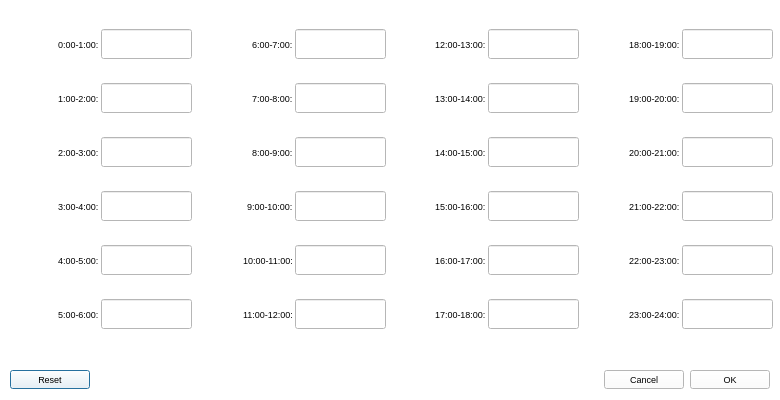
<?xml version="1.0" encoding="UTF-8"?>
<ui version="4.0">
 <class>SetRateDialog</class>
 <widget class="QDialog" name="SetRateDialog">
  <property name="geometry">
   <rect>
    <x>0</x>
    <y>0</y>
    <width>780</width>
    <height>400</height>
   </rect>
  </property>
  <property name="minimumSize">
   <size>
    <width>780</width>
    <height>400</height>
   </size>
  </property>
  <property name="windowTitle">
   <string>Dialog</string>
  </property>
  <property name="styleSheet">
   <string notr="true">background-color: rgb(255, 255, 255);</string>
  </property>
  <layout class="QVBoxLayout" name="verticalLayout_10">
   <property name="spacing">
    <number>0</number>
   </property>
   <property name="leftMargin">
    <number>0</number>
   </property>
   <property name="topMargin">
    <number>0</number>
   </property>
   <property name="rightMargin">
    <number>0</number>
   </property>
   <property name="bottomMargin">
    <number>0</number>
   </property>
   <item>
    <widget class="QWidget" name="wdg_srd_main" native="true">
     <layout class="QVBoxLayout" name="verticalLayout" stretch="2,0">
      <property name="spacing">
       <number>0</number>
      </property>
      <property name="leftMargin">
       <number>0</number>
      </property>
      <property name="topMargin">
       <number>0</number>
      </property>
      <property name="rightMargin">
       <number>0</number>
      </property>
      <property name="bottomMargin">
       <number>0</number>
      </property>
      <item>
       <widget class="QWidget" name="wdg_srd_2" native="true">
        <layout class="QHBoxLayout" name="horizontalLayout_6" stretch="1,1,1,1">
         <property name="spacing">
          <number>5</number>
         </property>
         <property name="leftMargin">
          <number>5</number>
         </property>
         <property name="topMargin">
          <number>5</number>
         </property>
         <property name="rightMargin">
          <number>5</number>
         </property>
         <property name="bottomMargin">
          <number>5</number>
         </property>
         <item>
          <widget class="QWidget" name="wdg_srd_2_1" native="true">
           <layout class="QHBoxLayout" name="horizontalLayout_2" stretch="1,1">
            <property name="spacing">
             <number>2</number>
            </property>
            <property name="leftMargin">
             <number>2</number>
            </property>
            <property name="topMargin">
             <number>0</number>
            </property>
            <property name="rightMargin">
             <number>2</number>
            </property>
            <property name="bottomMargin">
             <number>0</number>
            </property>
            <item>
             <layout class="QVBoxLayout" name="verticalLayout_3">
              <property name="spacing">
               <number>0</number>
              </property>
              <item alignment="Qt::AlignRight">
               <widget class="QLabel" name="lab_time_1">
                <property name="minimumSize">
                 <size>
                  <width>0</width>
                  <height>30</height>
                 </size>
                </property>
                <property name="maximumSize">
                 <size>
                  <width>16777215</width>
                  <height>30</height>
                 </size>
                </property>
                <property name="font">
                 <font>
                  <pointsize>7</pointsize>
                 </font>
                </property>
                <property name="text">
                 <string>0:00-1:00:</string>
                </property>
               </widget>
              </item>
              <item alignment="Qt::AlignRight">
               <widget class="QLabel" name="lab_time_2">
                <property name="minimumSize">
                 <size>
                  <width>0</width>
                  <height>30</height>
                 </size>
                </property>
                <property name="maximumSize">
                 <size>
                  <width>16777215</width>
                  <height>30</height>
                 </size>
                </property>
                <property name="font">
                 <font>
                  <pointsize>7</pointsize>
                 </font>
                </property>
                <property name="text">
                 <string>1:00-2:00:</string>
                </property>
               </widget>
              </item>
              <item alignment="Qt::AlignRight">
               <widget class="QLabel" name="lab_time_3">
                <property name="minimumSize">
                 <size>
                  <width>0</width>
                  <height>30</height>
                 </size>
                </property>
                <property name="maximumSize">
                 <size>
                  <width>16777215</width>
                  <height>30</height>
                 </size>
                </property>
                <property name="font">
                 <font>
                  <pointsize>7</pointsize>
                 </font>
                </property>
                <property name="text">
                 <string>2:00-3:00:</string>
                </property>
               </widget>
              </item>
              <item alignment="Qt::AlignRight">
               <widget class="QLabel" name="lab_time_4">
                <property name="minimumSize">
                 <size>
                  <width>0</width>
                  <height>30</height>
                 </size>
                </property>
                <property name="maximumSize">
                 <size>
                  <width>16777215</width>
                  <height>30</height>
                 </size>
                </property>
                <property name="font">
                 <font>
                  <pointsize>7</pointsize>
                 </font>
                </property>
                <property name="text">
                 <string>3:00-4:00:</string>
                </property>
               </widget>
              </item>
              <item alignment="Qt::AlignRight">
               <widget class="QLabel" name="lab_time_5">
                <property name="minimumSize">
                 <size>
                  <width>0</width>
                  <height>30</height>
                 </size>
                </property>
                <property name="maximumSize">
                 <size>
                  <width>16777215</width>
                  <height>30</height>
                 </size>
                </property>
                <property name="font">
                 <font>
                  <pointsize>7</pointsize>
                 </font>
                </property>
                <property name="text">
                 <string>4:00-5:00:</string>
                </property>
               </widget>
              </item>
              <item alignment="Qt::AlignRight">
               <widget class="QLabel" name="lab_time_6">
                <property name="minimumSize">
                 <size>
                  <width>0</width>
                  <height>30</height>
                 </size>
                </property>
                <property name="maximumSize">
                 <size>
                  <width>16777215</width>
                  <height>30</height>
                 </size>
                </property>
                <property name="font">
                 <font>
                  <pointsize>7</pointsize>
                 </font>
                </property>
                <property name="text">
                 <string>5:00-6:00:</string>
                </property>
               </widget>
              </item>
             </layout>
            </item>
            <item>
             <layout class="QVBoxLayout" name="verticalLayout_2">
              <property name="spacing">
               <number>0</number>
              </property>
              <item>
               <widget class="QLineEdit" name="edit_rate_1">
                <property name="minimumSize">
                 <size>
                  <width>0</width>
                  <height>30</height>
                 </size>
                </property>
                <property name="maximumSize">
                 <size>
                  <width>100</width>
                  <height>30</height>
                 </size>
                </property>
                <property name="font">
                 <font>
                  <pointsize>7</pointsize>
                 </font>
                </property>
               </widget>
              </item>
              <item>
               <widget class="QLineEdit" name="edit_rate_2">
                <property name="minimumSize">
                 <size>
                  <width>0</width>
                  <height>30</height>
                 </size>
                </property>
                <property name="maximumSize">
                 <size>
                  <width>100</width>
                  <height>30</height>
                 </size>
                </property>
                <property name="font">
                 <font>
                  <pointsize>7</pointsize>
                 </font>
                </property>
               </widget>
              </item>
              <item>
               <widget class="QLineEdit" name="edit_rate_3">
                <property name="minimumSize">
                 <size>
                  <width>0</width>
                  <height>30</height>
                 </size>
                </property>
                <property name="maximumSize">
                 <size>
                  <width>100</width>
                  <height>30</height>
                 </size>
                </property>
                <property name="font">
                 <font>
                  <pointsize>7</pointsize>
                 </font>
                </property>
               </widget>
              </item>
              <item>
               <widget class="QLineEdit" name="edit_rate_4">
                <property name="minimumSize">
                 <size>
                  <width>0</width>
                  <height>30</height>
                 </size>
                </property>
                <property name="maximumSize">
                 <size>
                  <width>100</width>
                  <height>30</height>
                 </size>
                </property>
                <property name="font">
                 <font>
                  <pointsize>7</pointsize>
                 </font>
                </property>
               </widget>
              </item>
              <item>
               <widget class="QLineEdit" name="edit_rate_5">
                <property name="minimumSize">
                 <size>
                  <width>0</width>
                  <height>30</height>
                 </size>
                </property>
                <property name="maximumSize">
                 <size>
                  <width>100</width>
                  <height>30</height>
                 </size>
                </property>
                <property name="font">
                 <font>
                  <pointsize>7</pointsize>
                 </font>
                </property>
               </widget>
              </item>
              <item>
               <widget class="QLineEdit" name="edit_rate_6">
                <property name="minimumSize">
                 <size>
                  <width>0</width>
                  <height>30</height>
                 </size>
                </property>
                <property name="maximumSize">
                 <size>
                  <width>100</width>
                  <height>30</height>
                 </size>
                </property>
                <property name="font">
                 <font>
                  <pointsize>7</pointsize>
                 </font>
                </property>
               </widget>
              </item>
             </layout>
            </item>
           </layout>
          </widget>
         </item>
         <item>
          <widget class="QWidget" name="wdg_srd_2_2" native="true">
           <property name="styleSheet">
            <string notr="true"/>
           </property>
           <layout class="QHBoxLayout" name="horizontalLayout_3" stretch="1,1">
            <property name="spacing">
             <number>2</number>
            </property>
            <property name="leftMargin">
             <number>2</number>
            </property>
            <property name="topMargin">
             <number>0</number>
            </property>
            <property name="rightMargin">
             <number>2</number>
            </property>
            <property name="bottomMargin">
             <number>0</number>
            </property>
            <item>
             <layout class="QVBoxLayout" name="verticalLayout_4">
              <property name="spacing">
               <number>0</number>
              </property>
              <item alignment="Qt::AlignRight">
               <widget class="QLabel" name="lab_time_7">
                <property name="minimumSize">
                 <size>
                  <width>0</width>
                  <height>30</height>
                 </size>
                </property>
                <property name="maximumSize">
                 <size>
                  <width>16777215</width>
                  <height>30</height>
                 </size>
                </property>
                <property name="font">
                 <font>
                  <pointsize>7</pointsize>
                 </font>
                </property>
                <property name="text">
                 <string>6:00-7:00:</string>
                </property>
               </widget>
              </item>
              <item alignment="Qt::AlignRight">
               <widget class="QLabel" name="lab_time_8">
                <property name="minimumSize">
                 <size>
                  <width>0</width>
                  <height>30</height>
                 </size>
                </property>
                <property name="maximumSize">
                 <size>
                  <width>16777215</width>
                  <height>30</height>
                 </size>
                </property>
                <property name="font">
                 <font>
                  <pointsize>7</pointsize>
                 </font>
                </property>
                <property name="text">
                 <string>7:00-8:00:</string>
                </property>
               </widget>
              </item>
              <item alignment="Qt::AlignRight">
               <widget class="QLabel" name="lab_time_9">
                <property name="minimumSize">
                 <size>
                  <width>0</width>
                  <height>30</height>
                 </size>
                </property>
                <property name="maximumSize">
                 <size>
                  <width>16777215</width>
                  <height>30</height>
                 </size>
                </property>
                <property name="font">
                 <font>
                  <pointsize>7</pointsize>
                 </font>
                </property>
                <property name="text">
                 <string>8:00-9:00:</string>
                </property>
               </widget>
              </item>
              <item alignment="Qt::AlignRight">
               <widget class="QLabel" name="lab_time_10">
                <property name="minimumSize">
                 <size>
                  <width>0</width>
                  <height>30</height>
                 </size>
                </property>
                <property name="maximumSize">
                 <size>
                  <width>16777215</width>
                  <height>30</height>
                 </size>
                </property>
                <property name="font">
                 <font>
                  <pointsize>7</pointsize>
                 </font>
                </property>
                <property name="text">
                 <string>9:00-10:00:</string>
                </property>
               </widget>
              </item>
              <item alignment="Qt::AlignRight">
               <widget class="QLabel" name="lab_time_11">
                <property name="minimumSize">
                 <size>
                  <width>0</width>
                  <height>30</height>
                 </size>
                </property>
                <property name="maximumSize">
                 <size>
                  <width>16777215</width>
                  <height>30</height>
                 </size>
                </property>
                <property name="font">
                 <font>
                  <pointsize>7</pointsize>
                 </font>
                </property>
                <property name="text">
                 <string>10:00-11:00:</string>
                </property>
               </widget>
              </item>
              <item alignment="Qt::AlignRight">
               <widget class="QLabel" name="lab_time_12">
                <property name="minimumSize">
                 <size>
                  <width>0</width>
                  <height>30</height>
                 </size>
                </property>
                <property name="maximumSize">
                 <size>
                  <width>16777215</width>
                  <height>30</height>
                 </size>
                </property>
                <property name="font">
                 <font>
                  <pointsize>7</pointsize>
                 </font>
                </property>
                <property name="text">
                 <string>11:00-12:00:</string>
                </property>
               </widget>
              </item>
             </layout>
            </item>
            <item>
             <layout class="QVBoxLayout" name="verticalLayout_5">
              <property name="spacing">
               <number>0</number>
              </property>
              <item>
               <widget class="QLineEdit" name="edit_rate_7">
                <property name="minimumSize">
                 <size>
                  <width>0</width>
                  <height>30</height>
                 </size>
                </property>
                <property name="maximumSize">
                 <size>
                  <width>100</width>
                  <height>30</height>
                 </size>
                </property>
                <property name="font">
                 <font>
                  <pointsize>7</pointsize>
                 </font>
                </property>
               </widget>
              </item>
              <item>
               <widget class="QLineEdit" name="edit_rate_8">
                <property name="minimumSize">
                 <size>
                  <width>0</width>
                  <height>30</height>
                 </size>
                </property>
                <property name="maximumSize">
                 <size>
                  <width>100</width>
                  <height>30</height>
                 </size>
                </property>
                <property name="font">
                 <font>
                  <pointsize>7</pointsize>
                 </font>
                </property>
               </widget>
              </item>
              <item>
               <widget class="QLineEdit" name="edit_rate_9">
                <property name="minimumSize">
                 <size>
                  <width>0</width>
                  <height>30</height>
                 </size>
                </property>
                <property name="maximumSize">
                 <size>
                  <width>100</width>
                  <height>30</height>
                 </size>
                </property>
                <property name="font">
                 <font>
                  <pointsize>7</pointsize>
                 </font>
                </property>
               </widget>
              </item>
              <item>
               <widget class="QLineEdit" name="edit_rate_10">
                <property name="minimumSize">
                 <size>
                  <width>0</width>
                  <height>30</height>
                 </size>
                </property>
                <property name="maximumSize">
                 <size>
                  <width>100</width>
                  <height>30</height>
                 </size>
                </property>
                <property name="font">
                 <font>
                  <pointsize>7</pointsize>
                 </font>
                </property>
               </widget>
              </item>
              <item>
               <widget class="QLineEdit" name="edit_rate_11">
                <property name="minimumSize">
                 <size>
                  <width>0</width>
                  <height>30</height>
                 </size>
                </property>
                <property name="maximumSize">
                 <size>
                  <width>100</width>
                  <height>30</height>
                 </size>
                </property>
                <property name="font">
                 <font>
                  <pointsize>7</pointsize>
                 </font>
                </property>
               </widget>
              </item>
              <item>
               <widget class="QLineEdit" name="edit_rate_12">
                <property name="minimumSize">
                 <size>
                  <width>0</width>
                  <height>30</height>
                 </size>
                </property>
                <property name="maximumSize">
                 <size>
                  <width>100</width>
                  <height>30</height>
                 </size>
                </property>
                <property name="font">
                 <font>
                  <pointsize>7</pointsize>
                 </font>
                </property>
               </widget>
              </item>
             </layout>
            </item>
           </layout>
          </widget>
         </item>
         <item>
          <widget class="QWidget" name="wdg_srd_2_3" native="true">
           <layout class="QHBoxLayout" name="horizontalLayout_4" stretch="1,1">
            <property name="spacing">
             <number>2</number>
            </property>
            <property name="leftMargin">
             <number>2</number>
            </property>
            <property name="topMargin">
             <number>0</number>
            </property>
            <property name="rightMargin">
             <number>2</number>
            </property>
            <property name="bottomMargin">
             <number>0</number>
            </property>
            <item>
             <layout class="QVBoxLayout" name="verticalLayout_6">
              <property name="spacing">
               <number>0</number>
              </property>
              <item alignment="Qt::AlignRight">
               <widget class="QLabel" name="lab_time_13">
                <property name="minimumSize">
                 <size>
                  <width>0</width>
                  <height>30</height>
                 </size>
                </property>
                <property name="maximumSize">
                 <size>
                  <width>16777215</width>
                  <height>30</height>
                 </size>
                </property>
                <property name="font">
                 <font>
                  <pointsize>7</pointsize>
                 </font>
                </property>
                <property name="text">
                 <string>12:00-13:00:</string>
                </property>
               </widget>
              </item>
              <item alignment="Qt::AlignRight">
               <widget class="QLabel" name="lab_time_14">
                <property name="minimumSize">
                 <size>
                  <width>0</width>
                  <height>30</height>
                 </size>
                </property>
                <property name="maximumSize">
                 <size>
                  <width>16777215</width>
                  <height>30</height>
                 </size>
                </property>
                <property name="font">
                 <font>
                  <pointsize>7</pointsize>
                 </font>
                </property>
                <property name="text">
                 <string>13:00-14:00:</string>
                </property>
               </widget>
              </item>
              <item alignment="Qt::AlignRight">
               <widget class="QLabel" name="lab_time_15">
                <property name="minimumSize">
                 <size>
                  <width>0</width>
                  <height>30</height>
                 </size>
                </property>
                <property name="maximumSize">
                 <size>
                  <width>16777215</width>
                  <height>30</height>
                 </size>
                </property>
                <property name="font">
                 <font>
                  <pointsize>7</pointsize>
                 </font>
                </property>
                <property name="text">
                 <string>14:00-15:00:</string>
                </property>
               </widget>
              </item>
              <item alignment="Qt::AlignRight">
               <widget class="QLabel" name="lab_time_16">
                <property name="minimumSize">
                 <size>
                  <width>0</width>
                  <height>30</height>
                 </size>
                </property>
                <property name="maximumSize">
                 <size>
                  <width>16777215</width>
                  <height>30</height>
                 </size>
                </property>
                <property name="font">
                 <font>
                  <pointsize>7</pointsize>
                 </font>
                </property>
                <property name="text">
                 <string>15:00-16:00:</string>
                </property>
               </widget>
              </item>
              <item alignment="Qt::AlignRight">
               <widget class="QLabel" name="lab_time_17">
                <property name="minimumSize">
                 <size>
                  <width>0</width>
                  <height>30</height>
                 </size>
                </property>
                <property name="maximumSize">
                 <size>
                  <width>16777215</width>
                  <height>30</height>
                 </size>
                </property>
                <property name="font">
                 <font>
                  <pointsize>7</pointsize>
                 </font>
                </property>
                <property name="text">
                 <string>16:00-17:00:</string>
                </property>
               </widget>
              </item>
              <item alignment="Qt::AlignRight">
               <widget class="QLabel" name="lab_time_18">
                <property name="minimumSize">
                 <size>
                  <width>0</width>
                  <height>30</height>
                 </size>
                </property>
                <property name="maximumSize">
                 <size>
                  <width>16777215</width>
                  <height>30</height>
                 </size>
                </property>
                <property name="font">
                 <font>
                  <pointsize>7</pointsize>
                 </font>
                </property>
                <property name="text">
                 <string>17:00-18:00:</string>
                </property>
               </widget>
              </item>
             </layout>
            </item>
            <item>
             <layout class="QVBoxLayout" name="verticalLayout_7">
              <property name="spacing">
               <number>0</number>
              </property>
              <item>
               <widget class="QLineEdit" name="edit_rate_13">
                <property name="minimumSize">
                 <size>
                  <width>60</width>
                  <height>30</height>
                 </size>
                </property>
                <property name="maximumSize">
                 <size>
                  <width>100</width>
                  <height>16777215</height>
                 </size>
                </property>
                <property name="font">
                 <font>
                  <pointsize>7</pointsize>
                 </font>
                </property>
               </widget>
              </item>
              <item>
               <widget class="QLineEdit" name="edit_rate_14">
                <property name="minimumSize">
                 <size>
                  <width>0</width>
                  <height>30</height>
                 </size>
                </property>
                <property name="maximumSize">
                 <size>
                  <width>100</width>
                  <height>30</height>
                 </size>
                </property>
                <property name="font">
                 <font>
                  <pointsize>7</pointsize>
                 </font>
                </property>
               </widget>
              </item>
              <item>
               <widget class="QLineEdit" name="edit_rate_15">
                <property name="minimumSize">
                 <size>
                  <width>0</width>
                  <height>30</height>
                 </size>
                </property>
                <property name="maximumSize">
                 <size>
                  <width>100</width>
                  <height>30</height>
                 </size>
                </property>
                <property name="font">
                 <font>
                  <pointsize>7</pointsize>
                 </font>
                </property>
               </widget>
              </item>
              <item>
               <widget class="QLineEdit" name="edit_rate_16">
                <property name="minimumSize">
                 <size>
                  <width>0</width>
                  <height>30</height>
                 </size>
                </property>
                <property name="maximumSize">
                 <size>
                  <width>100</width>
                  <height>30</height>
                 </size>
                </property>
                <property name="font">
                 <font>
                  <pointsize>7</pointsize>
                 </font>
                </property>
               </widget>
              </item>
              <item>
               <widget class="QLineEdit" name="edit_rate_17">
                <property name="minimumSize">
                 <size>
                  <width>0</width>
                  <height>30</height>
                 </size>
                </property>
                <property name="maximumSize">
                 <size>
                  <width>100</width>
                  <height>30</height>
                 </size>
                </property>
                <property name="font">
                 <font>
                  <pointsize>7</pointsize>
                 </font>
                </property>
               </widget>
              </item>
              <item>
               <widget class="QLineEdit" name="edit_rate_18">
                <property name="minimumSize">
                 <size>
                  <width>0</width>
                  <height>30</height>
                 </size>
                </property>
                <property name="maximumSize">
                 <size>
                  <width>100</width>
                  <height>30</height>
                 </size>
                </property>
                <property name="font">
                 <font>
                  <pointsize>7</pointsize>
                 </font>
                </property>
               </widget>
              </item>
             </layout>
            </item>
           </layout>
          </widget>
         </item>
         <item>
          <widget class="QWidget" name="wdg_srd_2_4" native="true">
           <layout class="QHBoxLayout" name="horizontalLayout_5" stretch="1,1">
            <property name="spacing">
             <number>2</number>
            </property>
            <property name="leftMargin">
             <number>2</number>
            </property>
            <property name="topMargin">
             <number>0</number>
            </property>
            <property name="rightMargin">
             <number>2</number>
            </property>
            <property name="bottomMargin">
             <number>0</number>
            </property>
            <item>
             <layout class="QVBoxLayout" name="verticalLayout_9">
              <property name="spacing">
               <number>0</number>
              </property>
              <item alignment="Qt::AlignRight">
               <widget class="QLabel" name="lab_time_19">
                <property name="minimumSize">
                 <size>
                  <width>0</width>
                  <height>30</height>
                 </size>
                </property>
                <property name="maximumSize">
                 <size>
                  <width>16777215</width>
                  <height>30</height>
                 </size>
                </property>
                <property name="font">
                 <font>
                  <pointsize>7</pointsize>
                 </font>
                </property>
                <property name="text">
                 <string>18:00-19:00:</string>
                </property>
               </widget>
              </item>
              <item alignment="Qt::AlignRight">
               <widget class="QLabel" name="lab_time_20">
                <property name="minimumSize">
                 <size>
                  <width>0</width>
                  <height>30</height>
                 </size>
                </property>
                <property name="maximumSize">
                 <size>
                  <width>16777215</width>
                  <height>30</height>
                 </size>
                </property>
                <property name="font">
                 <font>
                  <pointsize>7</pointsize>
                 </font>
                </property>
                <property name="text">
                 <string>19:00-20:00:</string>
                </property>
               </widget>
              </item>
              <item alignment="Qt::AlignRight">
               <widget class="QLabel" name="lab_time_21">
                <property name="minimumSize">
                 <size>
                  <width>0</width>
                  <height>30</height>
                 </size>
                </property>
                <property name="maximumSize">
                 <size>
                  <width>16777215</width>
                  <height>30</height>
                 </size>
                </property>
                <property name="font">
                 <font>
                  <pointsize>7</pointsize>
                 </font>
                </property>
                <property name="text">
                 <string>20:00-21:00:</string>
                </property>
               </widget>
              </item>
              <item alignment="Qt::AlignRight">
               <widget class="QLabel" name="lab_time_22">
                <property name="minimumSize">
                 <size>
                  <width>0</width>
                  <height>30</height>
                 </size>
                </property>
                <property name="maximumSize">
                 <size>
                  <width>16777215</width>
                  <height>30</height>
                 </size>
                </property>
                <property name="font">
                 <font>
                  <pointsize>7</pointsize>
                 </font>
                </property>
                <property name="text">
                 <string>21:00-22:00:</string>
                </property>
               </widget>
              </item>
              <item alignment="Qt::AlignRight">
               <widget class="QLabel" name="lab_time_23">
                <property name="minimumSize">
                 <size>
                  <width>0</width>
                  <height>30</height>
                 </size>
                </property>
                <property name="maximumSize">
                 <size>
                  <width>16777215</width>
                  <height>30</height>
                 </size>
                </property>
                <property name="font">
                 <font>
                  <pointsize>7</pointsize>
                 </font>
                </property>
                <property name="text">
                 <string>22:00-23:00:</string>
                </property>
               </widget>
              </item>
              <item alignment="Qt::AlignRight">
               <widget class="QLabel" name="lab_time_24">
                <property name="minimumSize">
                 <size>
                  <width>0</width>
                  <height>30</height>
                 </size>
                </property>
                <property name="maximumSize">
                 <size>
                  <width>16777215</width>
                  <height>30</height>
                 </size>
                </property>
                <property name="font">
                 <font>
                  <pointsize>7</pointsize>
                 </font>
                </property>
                <property name="text">
                 <string>23:00-24:00:</string>
                </property>
               </widget>
              </item>
             </layout>
            </item>
            <item>
             <layout class="QVBoxLayout" name="verticalLayout_8">
              <property name="spacing">
               <number>0</number>
              </property>
              <item>
               <widget class="QLineEdit" name="edit_rate_19">
                <property name="minimumSize">
                 <size>
                  <width>0</width>
                  <height>30</height>
                 </size>
                </property>
                <property name="maximumSize">
                 <size>
                  <width>100</width>
                  <height>30</height>
                 </size>
                </property>
                <property name="font">
                 <font>
                  <pointsize>7</pointsize>
                 </font>
                </property>
               </widget>
              </item>
              <item>
               <widget class="QLineEdit" name="edit_rate_20">
                <property name="minimumSize">
                 <size>
                  <width>0</width>
                  <height>30</height>
                 </size>
                </property>
                <property name="maximumSize">
                 <size>
                  <width>100</width>
                  <height>30</height>
                 </size>
                </property>
                <property name="font">
                 <font>
                  <pointsize>7</pointsize>
                 </font>
                </property>
               </widget>
              </item>
              <item>
               <widget class="QLineEdit" name="edit_rate_21">
                <property name="minimumSize">
                 <size>
                  <width>0</width>
                  <height>30</height>
                 </size>
                </property>
                <property name="maximumSize">
                 <size>
                  <width>100</width>
                  <height>30</height>
                 </size>
                </property>
                <property name="font">
                 <font>
                  <pointsize>7</pointsize>
                 </font>
                </property>
               </widget>
              </item>
              <item>
               <widget class="QLineEdit" name="edit_rate_22">
                <property name="minimumSize">
                 <size>
                  <width>0</width>
                  <height>30</height>
                 </size>
                </property>
                <property name="maximumSize">
                 <size>
                  <width>100</width>
                  <height>30</height>
                 </size>
                </property>
                <property name="font">
                 <font>
                  <pointsize>7</pointsize>
                 </font>
                </property>
               </widget>
              </item>
              <item>
               <widget class="QLineEdit" name="edit_rate_23">
                <property name="minimumSize">
                 <size>
                  <width>0</width>
                  <height>30</height>
                 </size>
                </property>
                <property name="maximumSize">
                 <size>
                  <width>100</width>
                  <height>30</height>
                 </size>
                </property>
                <property name="font">
                 <font>
                  <pointsize>7</pointsize>
                 </font>
                </property>
               </widget>
              </item>
              <item>
               <widget class="QLineEdit" name="edit_rate_24">
                <property name="minimumSize">
                 <size>
                  <width>0</width>
                  <height>30</height>
                 </size>
                </property>
                <property name="maximumSize">
                 <size>
                  <width>100</width>
                  <height>30</height>
                 </size>
                </property>
                <property name="font">
                 <font>
                  <pointsize>7</pointsize>
                 </font>
                </property>
               </widget>
              </item>
             </layout>
            </item>
           </layout>
          </widget>
         </item>
        </layout>
        <zorder>wdg_srd_2_2</zorder>
        <zorder>wdg_srd_2_3</zorder>
        <zorder>wdg_srd_2_1</zorder>
        <zorder>wdg_srd_2_4</zorder>
       </widget>
      </item>
      <item>
       <widget class="QWidget" name="wdg_srd_1" native="true">
        <layout class="QHBoxLayout" name="horizontalLayout">
         <property name="leftMargin">
          <number>10</number>
         </property>
         <property name="topMargin">
          <number>10</number>
         </property>
         <property name="rightMargin">
          <number>10</number>
         </property>
         <property name="bottomMargin">
          <number>10</number>
         </property>
         <item>
          <widget class="QPushButton" name="btn_srd_default">
           <property name="font">
            <font>
             <pointsize>7</pointsize>
            </font>
           </property>
           <property name="text">
            <string>Reset</string>
           </property>
          </widget>
         </item>
         <item>
          <spacer name="horizontalSpacer">
           <property name="orientation">
            <enum>Qt::Horizontal</enum>
           </property>
           <property name="sizeHint" stdset="0">
            <size>
             <width>531</width>
             <height>20</height>
            </size>
           </property>
          </spacer>
         </item>
         <item>
          <widget class="QPushButton" name="btn_srd_cancel">
           <property name="font">
            <font>
             <pointsize>7</pointsize>
            </font>
           </property>
           <property name="text">
            <string>Cancel</string>
           </property>
          </widget>
         </item>
         <item>
          <widget class="QPushButton" name="btn_srd_ok">
           <property name="font">
            <font>
             <pointsize>7</pointsize>
            </font>
           </property>
           <property name="text">
            <string>OK</string>
           </property>
          </widget>
         </item>
        </layout>
       </widget>
      </item>
     </layout>
    </widget>
   </item>
  </layout>
 </widget>
 <resources/>
 <connections/>
</ui>
